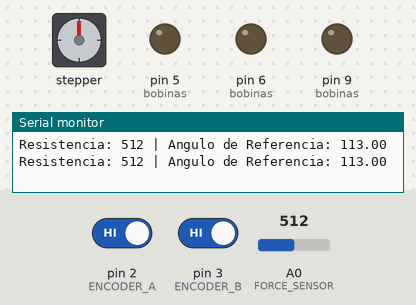
A program run on a simulated Arduino Uno, built with avr-gcc and run on an emulated ATmega328P. Shown: stepper motor, output pins drawn as LEDs (lit = HIGH), the last lines printed to the serial monitor. Wiring (inferred from the names in the program): stepper motor (200 steps per turn assumed): coils pin 10, pin 11, pin 12, pin 13. The inputs (shaded band) are chosen by the test bench; at power-on: A0 (FORCE_SENSOR) = 512, pin 2 (ENCODER_A) HIGH, pin 3 (ENCODER_B) HIGH. Pins used as bus, display or sensor lines are not drawn.

Above: at 1.4 s.
1.5 s: A0 (FORCE_SENSOR) set to 46
3.0 s: A0 (FORCE_SENSOR) set to 38
At 4.0 s:
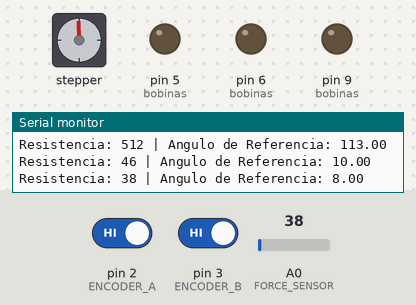
4.5 s: A0 (FORCE_SENSOR) set to 80
At 5.2 s:
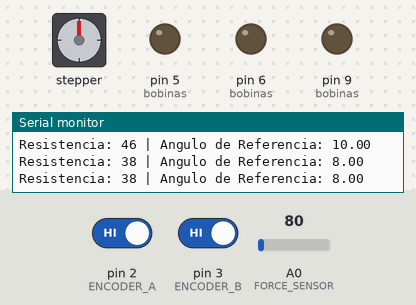
6.0 s: A0 (FORCE_SENSOR) set to 0
At 6.3 s:
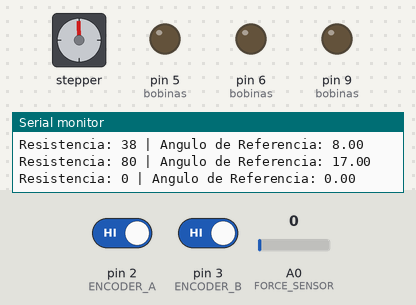
Timing chart, 0 to 8.5 s (numbered marks = the images above; inputs shaded):
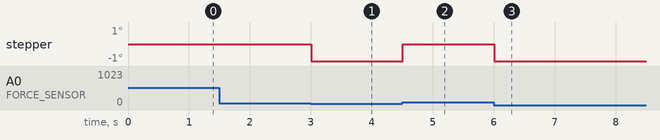

The program:

main.cpp
```cpp
#include <Arduino.h>
#include <MotorPassos.h>
#include <JoyStick.h>
#include <ForceSensor.h>
#include <MotorDC.h>

float anguloReferencia = 0.0;

void setup() {
  Serial.begin(9600);
  setupJoystick();
  setupMotorPasso();
  setupForceSensor();
  setupMotorDC(anguloReferencia);
}

void loop() {
  int resistencia = analogRead(A0);
  int posicao = map(A0, 0, 900, 0, 100);
  anguloReferencia = float(map(resistencia, 0, 900, 0.0, 200.0));

  RunMotorDC(anguloReferencia);

  // float speed_dc =
  // controlMotorDC(speed_dc);


  // float speed_step = lerVelocidadeJoystick();
  // controlarMotorPasso(speed_step);

  static unsigned long tempoPrint = 1000;

  if (millis() - tempoPrint >= 1000) {
    tempoPrint = millis();
    Serial.print("Resistencia: ");
    Serial.print(resistencia);
    Serial.print(" | Angulo de Referencia: ");
    Serial.println(anguloReferencia);
  }
}
```

ForceSensor.h
```cpp
#ifndef FORCESENSOR_H
#define FORCESENSOR_H

#include <Arduino.h>

void setupForceSensor();
int calibrarZeroSensor();
float sensorParaPosicao(int leituraBruta);

#endif
```

JoyStick.h
```cpp
#ifndef JOYSTICK_H
#define JOYSTICK_H

#include <Arduino.h>

void setupJoystick();
float lerVelocidadeJoystick();

#endif
```

MotorDC.h
```cpp
#ifndef MOTOR_DC_H
#define MOTOR_DC_H

#include <Arduino.h>

// Inicialização
void setupMotorDC(float deslocamentoDesejado_graus);

// Deve ser chamada continuamente no loop()
void RunMotorDC(float deslocamentoDesejado_graus);

// Comandos

// Controle direto de PWM
// speed > 0: gira em um sentido
// speed < 0: gira no outro sentido
// speed = 0: parar

#endif
```

MotorPassos.h
```cpp
#ifndef MOTOR_PASSO_H
#define MOTOR_PASSO_H

#include <Arduino.h>

void setupMotorPasso();
void controlarMotorPasso(float v);
void desligarBobinas();

#endif
```

joy.cpp
```cpp
#include "Joystick.h"

#define JOY A1

const float V_MAX = 300.0;
const int JOY_CENTRO = 521;
const int ZONA_MORTA = 30;

void setupJoystick() {
  pinMode(JOY, INPUT);
}

float lerVelocidadeJoystick() {
  int leitura = analogRead(JOY);

  if (leitura > JOY_CENTRO - ZONA_MORTA && leitura < JOY_CENTRO + ZONA_MORTA) {
    return 0.0;
  }

  if (leitura < JOY_CENTRO) {
    return ((float)(JOY_CENTRO - leitura) / JOY_CENTRO) * V_MAX;
  } else {
    return -((float)(leitura - JOY_CENTRO) / (1023 - JOY_CENTRO)) * V_MAX;
  }
}
```

motordc.cpp
```cpp
#include "MotorDC.h"
#include <math.h>

// ==========================================================
// PINOS
// ==========================================================

// Mantive os pinos do código original.
// Se você trocar para outros pinos, altere somente aqui.

#define ENB 11
#define INA 12
#define INB 13

#define ENCODER_A 2
#define ENCODER_B 3

// -------------------- ENCODER --------------------
volatile long pulsos = 0;
volatile byte estadoAnterior = 0;

// Pulsos por volta do eixo de saída
const float N = 460.0;

// Use -1 se PWM positivo faz a posição medida diminuir.
// Use +1 se PWM positivo faz a posição medida aumentar.
const int SENTIDO_ENCODER = -1;

// -------------------- AMOSTRAGEM --------------------
const unsigned long Ts_ms = 20;
const float Ts = Ts_ms / 1000.0;


float deslocamentoDesejadoAnterior_graus = 0.0;
const float variacaoMinimaReferencia_graus = 0.5;
bool primeiraReferencia = true;

float velReferencia_RPM = 20.0;


// PARÂMETROS DE SEGURANÇA DA POSIÇÃO
float antecipacaoFreio_graus = 85.0;
float toleranciaPos_graus = 8.0;

// Freio ativo
const bool usarFreioAtivo = true;
const unsigned long tempoFreio_ms = 250;


// PI de velocidade
float Kp_vel = 0.15;
float Ki_vel = 0.08;

float integralVel = 0.0;
float integralMin = -70.0;
float integralMax = 70.0;

// Filtro de velocidade
float alpha = 0.10;
float rpmFiltrado = 0.0;
const int PWM_MAX = 255;

// Você mediu que PWM 50 não gira e PWM 80 gira.
const int PWM_MIN_MOVIMENTO = 80;

// Rate limiter do PWM
float pwmAnterior = 0.0;
float taxaSubidaPWM = 350.0;     // PWM/s
float taxaDescidaPWM = 2500.0;   // PWM/s


long pulsosZero = 0;
long pulsosAnterior = 0;

float posicao_graus = 0.0;
float posAlvo_graus = 0.0;
float posFreio_graus = 0.0;

int sentidoMovimento = 0;

unsigned long tempoAnterior = 0;
unsigned long instanteFreio = 0;

enum EstadoControle {
  MOVENDO,
  FREANDO,
  CONCLUIDO
};

EstadoControle estado = MOVENDO;

void atualizarEncoder() {
  byte estadoAtual = 0;

  if (digitalRead(ENCODER_A)) estadoAtual |= 0b01;
  if (digitalRead(ENCODER_B)) estadoAtual |= 0b10;

  byte transicao = (estadoAnterior << 2) | estadoAtual;

  if (
    transicao == 0b0001 ||
    transicao == 0b0111 ||
    transicao == 0b1110 ||
    transicao == 0b1000
  ) {
    pulsos++;
  }
  else if (
    transicao == 0b0010 ||
    transicao == 0b1011 ||
    transicao == 0b1101 ||
    transicao == 0b0100
  ) {
    pulsos--;
  }

  estadoAnterior = estadoAtual;
}

float limitar(float valor, float minimo, float maximo) {
  if (valor > maximo) return maximo;
  if (valor < minimo) return minimo;
  return valor;
}

int sinal(float valor) {
  if (valor > 0) return 1;
  if (valor < 0) return -1;
  return 0;
}

float aplicarRateLimiter(
  float valorDesejado,
  float valorAnterior,
  float taxaSubida,
  float taxaDescida
) {
  float delta = valorDesejado - valorAnterior;

  float deltaMaxSubida = taxaSubida * Ts;
  float deltaMaxDescida = taxaDescida * Ts;

  if (delta > deltaMaxSubida) {
    return valorAnterior + deltaMaxSubida;
  }

  if (delta < -deltaMaxDescida) {
    return valorAnterior - deltaMaxDescida;
  }

  return valorDesejado;
}

void aplicarPWM(float pwm) {
  pwm = limitar(pwm, -PWM_MAX, PWM_MAX);

  int pwmAbs = abs((int)pwm);

  if (pwm > 0) {
    digitalWrite(INA, HIGH);
    digitalWrite(INB, LOW);
    analogWrite(ENB, pwmAbs);
  }
  else if (pwm < 0) {
    digitalWrite(INA, LOW);
    digitalWrite(INB, HIGH);
    analogWrite(ENB, pwmAbs);
  }
  else {
    digitalWrite(INA, LOW);
    digitalWrite(INB, LOW);
    analogWrite(ENB, 0);
  }
}

void frearMotor() {
  if (usarFreioAtivo) {
    // Freio dinâmico na ponte H
    digitalWrite(INA, HIGH);
    digitalWrite(INB, HIGH);
    analogWrite(ENB, 255);
  }
  else {
    aplicarPWM(0);
  }
}

void pararDefinitivo() {
  aplicarPWM(0);

  integralVel = 0.0;
  pwmAnterior = 0.0;

  estado = CONCLUIDO;
}

// ==========================================================
// FUNÇÕES PÚBLICAS
// ==========================================================

void setupMotorDC(float deslocamentoDesejado_graus) {
  pinMode(ENB, OUTPUT);
  pinMode(INA, OUTPUT);
  pinMode(INB, OUTPUT);

  pinMode(ENCODER_A, INPUT_PULLUP);
  pinMode(ENCODER_B, INPUT_PULLUP);

  estadoAnterior = 0;
  if (digitalRead(ENCODER_A)) estadoAnterior |= 0b01;
  if (digitalRead(ENCODER_B)) estadoAnterior |= 0b10;

  attachInterrupt(digitalPinToInterrupt(ENCODER_A), atualizarEncoder, CHANGE);
  attachInterrupt(digitalPinToInterrupt(ENCODER_B), atualizarEncoder, CHANGE);

  noInterrupts();
  pulsosZero = pulsos;
  pulsosAnterior = pulsos;
  interrupts();

  posicao_graus = 0.0;

  posAlvo_graus = deslocamentoDesejado_graus;
  sentidoMovimento = sinal(deslocamentoDesejado_graus);

  deslocamentoDesejadoAnterior_graus = deslocamentoDesejado_graus;
  primeiraReferencia = false;

  if (sentidoMovimento == 0) {
    estado = CONCLUIDO;
  }
  else {
    estado = MOVENDO;
  }

  float margemEfetiva = antecipacaoFreio_graus;
  float limiteMargem = fabs(posAlvo_graus) * 0.90;

  if (margemEfetiva > limiteMargem) {
    margemEfetiva = limiteMargem;
  }

  posFreio_graus = posAlvo_graus - sentidoMovimento * margemEfetiva;

  tempoAnterior = millis();

  aplicarPWM(0);
}

void RunMotorDC(float deslocamentoDesejado_graus) {
  unsigned long tempoAtual = millis();

  if (tempoAtual - tempoAnterior >= Ts_ms) {
    tempoAnterior += Ts_ms;

    // -------------------- ENCODER --------------------
    noInterrupts();
    long pulsosAtual = pulsos;
    interrupts();

    long deltaPulsos = pulsosAtual - pulsosAnterior;
    pulsosAnterior = pulsosAtual;

    // -------------------- POSIÇÃO RELATIVA --------------------
    posicao_graus = SENTIDO_ENCODER * ((pulsosAtual - pulsosZero) * 360.0) / N;

    // -------------------- VELOCIDADE --------------------
    float rpmMedido = SENTIDO_ENCODER * (deltaPulsos * 60.0) / (N * Ts);
    rpmFiltrado = alpha * rpmMedido + (1.0 - alpha) * rpmFiltrado;

    // -------------------- ATUALIZAÇÃO DA REFERÊNCIA --------------------
    // Esta parte verifica se o ângulo de referência mudou.
    // Se mudou, recalcula o alvo, o sentido de movimento e a posição de freio.
    if (
      primeiraReferencia ||
      fabs(deslocamentoDesejado_graus - deslocamentoDesejadoAnterior_graus) > variacaoMinimaReferencia_graus
    ) {
      deslocamentoDesejadoAnterior_graus = deslocamentoDesejado_graus;
      primeiraReferencia = false;

      posAlvo_graus = deslocamentoDesejado_graus;

      float erroReferencia = posAlvo_graus - posicao_graus;
      sentidoMovimento = sinal(erroReferencia);

      integralVel = 0.0;
      pwmAnterior = 0.0;

      if (sentidoMovimento == 0 || fabs(erroReferencia) <= toleranciaPos_graus) {
        estado = CONCLUIDO;
        aplicarPWM(0);
      }
      else {
        estado = MOVENDO;

        float margemEfetiva = antecipacaoFreio_graus;
        float limiteMargem = fabs(erroReferencia) * 0.90;

        if (margemEfetiva > limiteMargem) {
          margemEfetiva = limiteMargem;
        }

        posFreio_graus = posAlvo_graus - sentidoMovimento * margemEfetiva;
      }
    }

    float erroAlvo = posAlvo_graus - posicao_graus;
    float erroAbs = fabs(erroAlvo);

    float progresso = sentidoMovimento * posicao_graus;
    float progressoFreio = sentidoMovimento * posFreio_graus;
    float progressoAlvo = sentidoMovimento * posAlvo_graus;

    float velRef_RPM = 0.0;
    float pwmCmd = 0.0;

    if (estado == MOVENDO) {

      bool chegouNaRegiaoFreio = progresso >= progressoFreio;
      bool chegouNoAlvo = progresso >= progressoAlvo;
      bool chegouPorTolerancia = erroAbs <= toleranciaPos_graus;

      // Segurança
      if (chegouNaRegiaoFreio || chegouNoAlvo || chegouPorTolerancia) {
        estado = FREANDO;
        instanteFreio = millis();

        integralVel = 0.0;
        pwmAnterior = 0.0;
        pwmCmd = 0.0;

        frearMotor();
      }
      else {

        velRef_RPM = sentidoMovimento * velReferencia_RPM;

        // PI DE VELOCIDADE
        float erroVel = velRef_RPM - rpmFiltrado;

        integralVel += Ki_vel * Ts * erroVel;
        integralVel = limitar(integralVel, integralMin, integralMax);

        float pwmDesejado = Kp_vel * erroVel + integralVel;
        pwmDesejado = limitar(pwmDesejado, -PWM_MAX, PWM_MAX);

        // Trava de sinal:
        // Não deixa o controlador inverter o sentido.
        if (pwmDesejado * sentidoMovimento < 0) {
          pwmDesejado = 0.0;
          integralVel = 0.0;
        }

        if (fabs(pwmDesejado) < PWM_MIN_MOVIMENTO) {
          pwmDesejado = sentidoMovimento * PWM_MIN_MOVIMENTO;
        }

        pwmCmd = aplicarRateLimiter(
          pwmDesejado,
          pwmAnterior,
          taxaSubidaPWM,
          taxaDescidaPWM
        );

        pwmAnterior = pwmCmd;

        aplicarPWM(pwmCmd);
      }
    }

    else if (estado == FREANDO) {
      frearMotor();

      if (millis() - instanteFreio >= tempoFreio_ms) {
        pararDefinitivo();
      }
    }

    else if (estado == CONCLUIDO) {
      aplicarPWM(0);

      velRef_RPM = 0.0;
      pwmCmd = 0.0;
      integralVel = 0.0;
      pwmAnterior = 0.0;
    }
  }
}
```

motorpassos.cpp
```cpp
#include "MotorPassos.h"

// Pinos das bobinas
#define B4 10
#define B3 5
#define B2 6
#define B1 9

const int bobinas[4] = {B1, B2, B3, B4};

const int PWM_DUTY = 200;

void setupMotorPasso() {
  for (int i = 0; i < 4; i++) {
    pinMode(bobinas[i], OUTPUT);
    analogWrite(bobinas[i], 0);
  }
}

void desligarBobinas() {
  for (int i = 0; i < 4; i++) {
    analogWrite(bobinas[i], 0);
  }
}

void acionarBobina(int indice) {
  for (int i = 0; i < 4; i++) {
    if (i == indice) {
      analogWrite(bobinas[i], PWM_DUTY);
    } else {
      analogWrite(bobinas[i], 0);
    }
  }
}

void controlarMotorPasso(float v) {
  static int etapaAtual = -1;
  static unsigned long tempoAnterior = 0;

  if (v > -0.5 && v < 0.5) {
    desligarBobinas();
    etapaAtual = -1;
    return;
  }

  float velocidade = abs(v);

  unsigned long intervaloPasso_us = 1000000.0 / velocidade;
  unsigned long agora = micros();

  if (agora - tempoAnterior >= intervaloPasso_us) {
    tempoAnterior = agora;

    if (etapaAtual == -1) {
      if (v > 0) {
        etapaAtual = 0;
      } else {
        etapaAtual = 3;
      }
    } else {
      if (v > 0) {
        etapaAtual++;
        if (etapaAtual > 3) etapaAtual = 0;
      } else {
        etapaAtual--;
        if (etapaAtual < 0) etapaAtual = 3;
      }
    }

    acionarBobina(etapaAtual);
  }
}
```

resistor.cpp
```cpp
#include "ForceSensor.h"

#define FORCE_SENSOR A0

int offsetSensor = 0;

const int SENSOR_MIN = 0;
const int SENSOR_MAX = 900;

int lerSensorEstavel() {
  analogRead(FORCE_SENSOR);      // descarta primeira leitura
  delayMicroseconds(100);
  return analogRead(FORCE_SENSOR);
}

int calibrarZeroSensor() {
  long soma = 0;
  const int N = 50;

  for (int i = 0; i < N; i++) {
    soma += lerSensorEstavel();
    delay(5);
  }

  return soma / N;
}

float sensorParaPosicao(int leituraBruta) {
  int leituraCorrigida = leituraBruta - offsetSensor;

  leituraCorrigida = constrain(leituraCorrigida, 0, SENSOR_MAX - offsetSensor);

  float posicao = leituraCorrigida * 100.0 / (SENSOR_MAX - offsetSensor);
  if (posicao > 100){
    posicao = 100.0;
  } else if (posicao < 0){
    posicao = 0.0;
  }

  return posicao;
}

void setupForceSensor() {
    pinMode(FORCE_SENSOR, INPUT);
    offsetSensor = calibrarZeroSensor();
}
```
